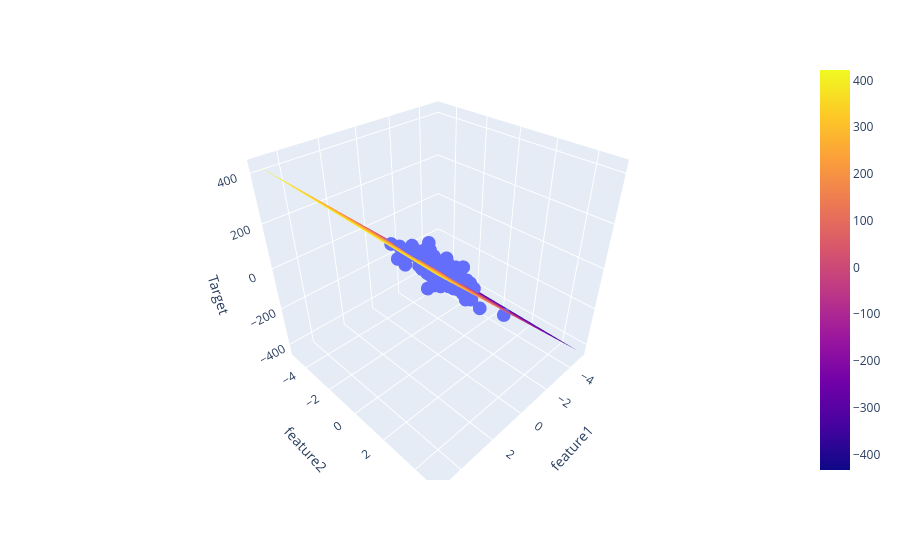

The code cell stored with this chart in its notebook:
### Code cell
fig = px.scatter_3d(df, x='feature1', y='feature2', z='Target')

fig.add_trace(go.Surface(x = x, y = y, z =z ))

fig.show()
